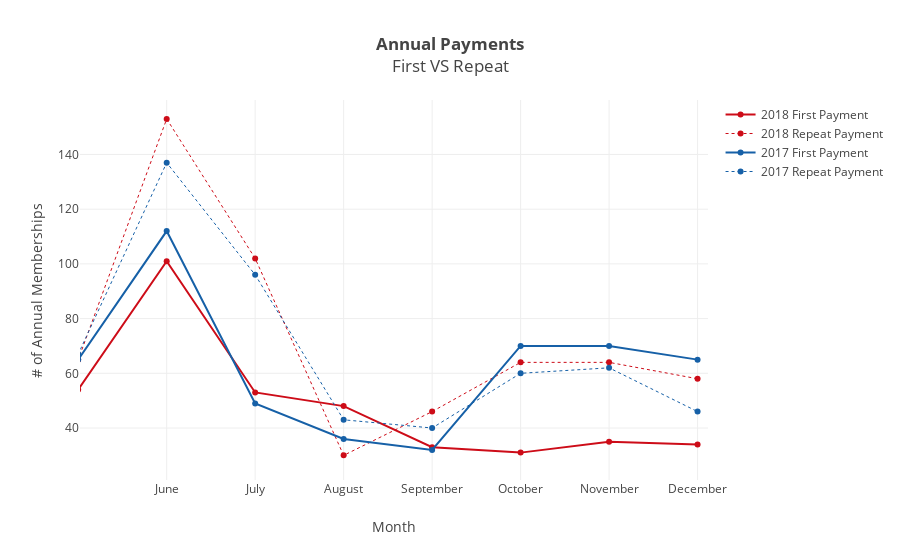

The cell this chart's notebook holds for it:
### Code cell
trace0 = go.Scatter(
    x = month,
    y = annual_first_count_18,
    name = '2018 First Payment',
    line = dict(
        color = ('rgb(205, 12, 24)'),
        width = 2)
)
trace1 = go.Scatter(
    x = month,
    y = annual_not_first_count_18,
    name = '2018 Repeat Payment',
    line = dict(
        color = ('rgb(205, 12, 24)'),
        width = 1,
        dash = 'dot')
)
trace2 = go.Scatter(
    x = month,
    y = annual_first_count_17,
    name = '2017 First Payment',
    line = dict(
        color = ('rgb(22, 96, 167)'),
        width = 2,
        )
)
trace3 = go.Scatter(
    x = month,
    y = annual_not_first_count_17,
    name = '2017 Repeat Payment',
    line = dict(
        color = ('rgb(22, 96, 167)'),
        width = 1,
        dash = 'dot')
)

data = [trace0, trace1, trace2, trace3]

# Edit the layout
layout = dict(title = '<b>Annual Payments</b><br>First VS Repeat',
              xaxis = dict(title = 'Month'),
              yaxis = dict(title = '# of Annual Memberships'),
              )

fig = dict(data=data, layout=layout)
po.iplot(fig, filename='Membership_Sum_Per_Month_Total')

### Figure 1 — Plotly figure (JSON) as saved in the notebook; plotly's stock layout.template omitted (floating-point values rounded to 4 significant figures)
{"data": [{"line": {"color": "rgb(205, 12, 24)", "width": 2}, "name": "2018 First Payment", "type": "scatter", "uid": "06a36ee4-c018-4905-aea2-5b3390786e03", "x": ["January", "February", "March", "April", "May", "June", "July", "August", "September", "October", "November", "December"], "y": [85, 69, 75, 67, 54, 101, 53, 48, 33, 31, 35, 34]}, {"line": {"color": "rgb(205, 12, 24)", "dash": "dot", "width": 1}, "name": "2018 Repeat Payment", "type": "scatter", "uid": "cc3ad3c9-0bf9-40a0-b179-3b93b3e1e6a1", "x": ["January", "February", "March", "April", "May", "June", "July", "August", "September", "October", "November", "December"], "y": [77, 67, 59, 62, 65, 153, 102, 30, 46, 64, 64, 58]}, {"line": {"color": "rgb(22, 96, 167)", "width": 2}, "name": "2017 First Payment", "type": "scatter", "uid": "11e4b3a1-00b0-403a-a7fc-7b7922098bac", "x": ["January", "February", "March", "April", "May", "June", "July", "August", "September", "October", "November", "December"], "y": [101, 94, 54, 47, 65, 112, 49, 36, 32, 70, 70, 65]}, {"line": {"color": "rgb(22, 96, 167)", "dash": "dot", "width": 1}, "name": "2017 Repeat Payment", "type": "scatter", "uid": "0c38b2ad-2f6f-4a3e-a0b5-cb61da82d6f4", "x": ["January", "February", "March", "April", "May", "June", "July", "August", "September", "October", "November", "December"], "y": [68, 55, 49, 65, 67, 137, 96, 43, 40, 60, 62, 46]}], "layout": {"autosize": true, "title": {"text": "<b>Annual Payments</b><br>First VS Repeat"}, "xaxis": {"autorange": false, "range": [4.02, 11.12], "title": {"text": "Month"}, "type": "category"}, "yaxis": {"autorange": false, "range": [20.99, 159.9], "title": {"text": "# of Annual Memberships"}, "type": "linear"}}}
